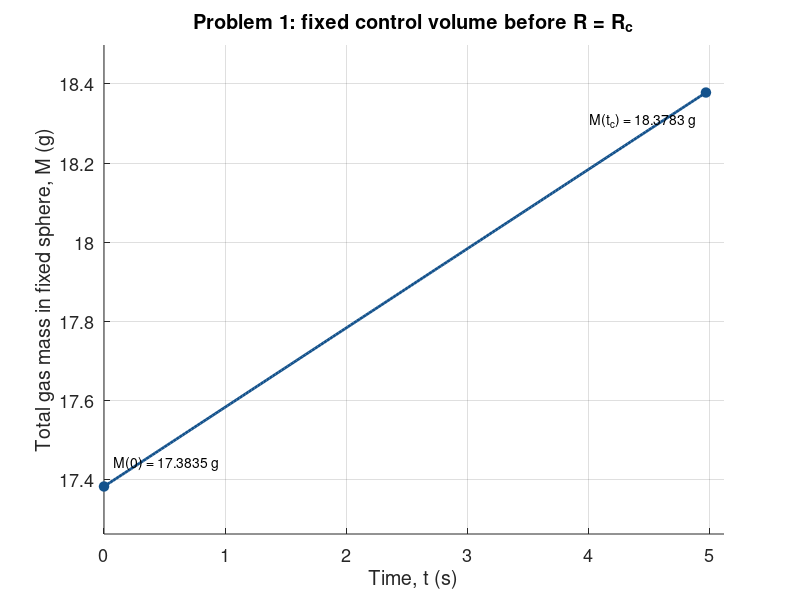

MATLAB code to generate this figure:
%% HW2 Problem 1: expanding balloon and two control volumes
% SI units. Q is evaluated at the prescribed balloon-gas density.
% Source: Lecture 5 organized notes, PDF p.5, Eqs. (33)-(36).
clear; clc;
Q = 2.0e-3;             % m^3/s
rhoInside = 1.30;       % kg/m^3
rhoOutside = 1.20;      % kg/m^3
R0 = 0.10;             % m
Rc = 0.15;             % m
V0 = 4*pi*R0^3/3;
Vc = 4*pi*Rc^3/3;
tHit = (Vc-V0)/Q;
radialSpeed = Q/(4*pi*Rc^2);
M0 = rhoOutside*Vc + (rhoInside-rhoOutside)*V0;
massSlope = (rhoInside-rhoOutside)*Q;
Mfinal = rhoInside*Vc;
fprintf('dR/dt at R = Rc: %.10f m/s\n',radialSpeed);
fprintf('Time to reach Rc: %.10f s\n',tHit);
fprintf('M(0): %.11f kg; M(tHit): %.11f kg\n',M0,Mfinal);
fprintf('dM/dt before contact: %.10f kg/s\n',massSlope);
fprintf('Mean outward speed after contact: %.10f m/s\n',radialSpeed);
mdotIn = rhoInside*Q;
mdotOutBefore = rhoOutside*Q;
mdotOutAfter = rhoInside*4*pi*Rc^2*radialSpeed;
assert(abs(massSlope-(mdotIn-mdotOutBefore)) < 1e-12);
assert(abs(mdotIn-mdotOutAfter) < 1e-12);
assert(abs(M0+massSlope*tHit-Mfinal) < 1e-12);

t = linspace(0,tHit,201);
R = (R0^3+3*Q*t/(4*pi)).^(1/3);
M = rhoOutside*Vc + (rhoInside-rhoOutside)*4*pi*R.^3/3;
f = figure('Visible','off','Color','w','Position',[100 100 1000 600]);
plot(t,1000*M,'LineWidth',2,'Color',[0.08 0.32 0.55]); hold on;
plot([0 tHit],1000*[M0 Mfinal],'o','MarkerFaceColor',[0.08 0.32 0.55], ...
    'MarkerEdgeColor',[0.08 0.32 0.55],'MarkerSize',7);
text(0.08,1000*M0+0.06,sprintf('M(0) = %.4f g',1000*M0));
text(tHit-0.08,1000*Mfinal-0.07,sprintf('M(t_c) = %.4f g',1000*Mfinal), ...
    'HorizontalAlignment','right');
xlabel('Time, t (s)'); ylabel('Total gas mass in fixed sphere, M (g)');
title('Problem 1: fixed control volume before R = R_c');
xlim([0 1.03*tHit]); ylim(1000*[M0-0.00012 Mfinal+0.00012]);
grid on; box off; set(gca,'FontSize',13);
scriptDir = fileparts(mfilename('fullpath'));
figDir = fullfile(scriptDir,'..','figures');
if ~exist(figDir,'dir'), mkdir(figDir); end
exportgraphics(f,fullfile(figDir,'HW2_Problem1_Mass.png'),'Resolution',180);
close(f);
